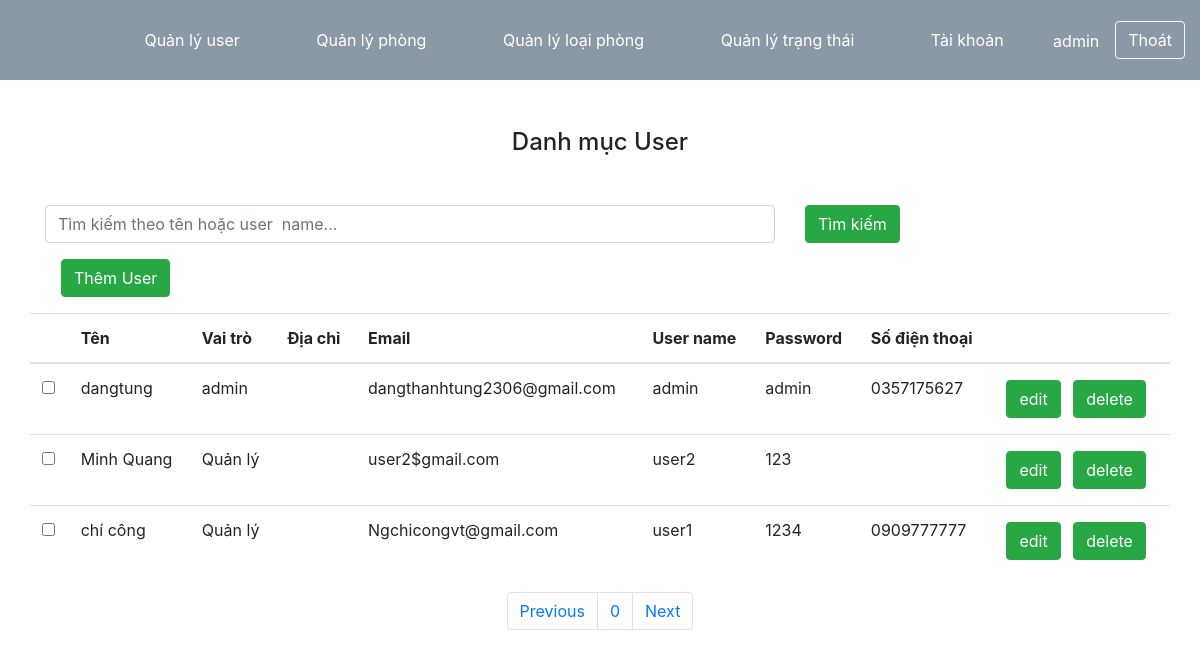
Page /admin/index.php (signed in) on the earlier database version.
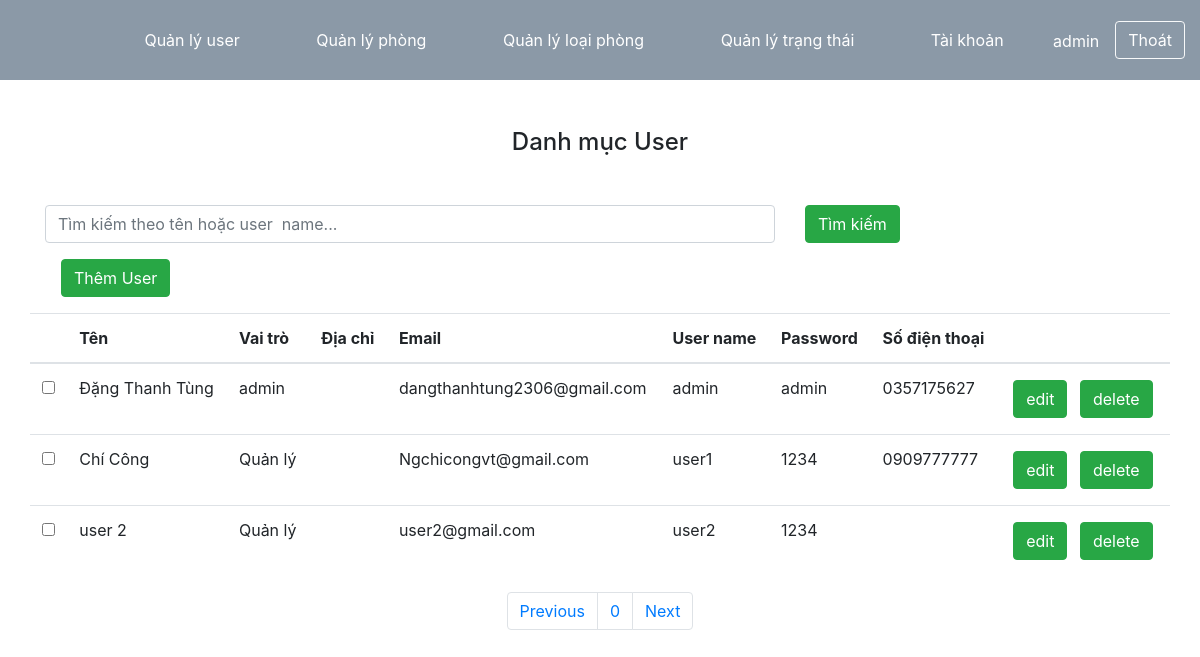
Same page on the later database version.
### tables this page shows
CREATE TABLE IF NOT EXISTS `user` (
  `ID` int NOT NULL AUTO_INCREMENT,
  `ten` varchar(255) DEFAULT NULL,
  `diachi` varchar(255) DEFAULT NULL,
  `email` varchar(255) NOT NULL,
  `user` varchar(255) NOT NULL,
  `pass` varchar(255) NOT NULL,
  `role` tinyint(1) NOT NULL DEFAULT '0',
  `sdt` varchar(20) NOT NULL,
  PRIMARY KEY (`ID`)
);

### admin/danhmucuser/docdsuser.php (called while the page is built, shortened)
<?php
	$u = new userModel();
	$dsrole = userModel::$dsrole;
	$key = "";
	$url_query = "";
	$page = 0;
	if(!isset($_GET['p']))
	{
		$page = 0;
	}
	else{
		$page = $_GET['p'];
		$url_query = $url_query."&p=".$_GET['p'];
	}
	$limit = 10;
	$count = 0;
	$dsuser = $u->phantrang($page,$key,$limit,$count);
	include('../lib/phantrang.php');
	$url = 'index.php?action=danhmucuser'.$url_query;
	$phantrang = phantrang($count,$url,$limit);
 ?>

### models/database.php (called while the page is built, shortened)
<?php
	class connect{
		public function get_data($sql)
		{
			$conn = mysqli_connect("localhost","root","","quanlykhachsan");
			$result = mysqli_query($conn,$sql);
			$arr = mysqli_fetch_all($result,MYSQLI_ASSOC);
			return $arr;
		}
	}
 ?>

### models/userModel.php (called while the page is built, shortened)
<?php
	class userModel extends connect
	{
		public function phantrang($p,$key,$limit,&$count)
		{
			$offset = $limit*$p;
			$sql = "select count(ID) as count from user where ten like '%$key%' or user like '%$key%';";
			$ds = $this->get_data($sql);
			$sql = "select * from user where ten like '%$key%' or user like '%$key%' ORDER BY role,ten LIMIT $limit OFFSET $offset;";
				$ds = $this->get_data($sql);
			return $ds;
		}
	}
 ?>

### admin/danhmucuser/load_danhmucuser.php (the view)
<div class="text-center m-5"><h4>Danh mục User</h4></div>
<form action="index.php?action=danhmucuser" method="get">
		<div class="row">
			<div class="col col-md-8">
				<input class="form-control" type="text" name="key" placeholder="Tìm kiếm theo tên hoặc user  name...">
			</div>
			<div class="col col-md-4"><input type="submit" class="btn btn-success" name="btn_timkiem" value="Tìm kiếm" name=""></div>
		</div>
	</form>
<a href="index.php?action=thongtinuser"><button type="submit" class="btn btn-success m-3">Thêm User</button></a>
<div class="row">
	<table class="table">
			  <thead>
			    <tr>
			      <th scope="col"></th>
					<th scope="col">Tên</th>
					<th scope="col">Vai trò</th>
					<th scope="col">Địa chỉ</th>
					<th scope="col">Email</th>
					<th scope="col">User name</th>
					<th scope="col">Password</th>
					<th scope="col">Số điện thoại</th>
					<th scope="col"></th>
			    </tr>
			  </thead>
			  <tbody>
			    <?php foreach ($dsuser as $key => $value): ?>
			    	<tr>
						<th><input type="checkbox" name=""></th>
						<td><?php echo $value["ten"] ?></td>
						<td>
							<?php
								foreach ($dsrole as $keyrole => $role) {
									if($role['id']==$value["role"])
									{
										echo $role['role'];
									}
								}
							 ?>
						</td>
						<td><?php echo $value["diachi"] ?></td>
						<td><?php echo $value["email"] ?></td>
						<td><?php echo $value["user"] ?></td>
						<td><?php echo $value["pass"] ?></td>
						<td><?php echo $value["sdt"] ?></td>
						<td>
							<?php
								$id_delete = "index.php?action=xoauser&id=".$value["ID"] ;
								$id_update = "index.php?action=suauser&id=".$value["ID"];
							?>
				      	<a href=<?php echo $id_update ?>><input type="button" class="btn btn-success m-1" name="" value="edit"></a>
				      	<a href=<?php echo $id_delete ?>><input type="button" class="btn btn-success m-1"  name="" value="delete"></a>
						</td>
					</tr>
			    <?php endforeach ?>
			  </tbody>
			</table>
</div>
<div class="text-center"><?php echo $phantrang ?></div>

### admin/index.php (shortened to what this page needs)
<?php
if(isset($_SESSION['role'])&&$_SESSION['role']==1)
{
	include "../models/database.php";
	include "../models/userModel.php";
	include("header.php");
	$action = "";
	switch ($action) {
		default:
			include "danhmucuser/docdsuser.php";
			include "danhmucuser/load_danhmucuser.php";
			break;
	}
	include("footer.php");
	}
	else{
		header('location: ../index');
	}
 ?>

### admin/header.php (shortened to what this page needs)
<!DOCTYPE html>
<html lang="en">
<head>
    <link rel="stylesheet" href="https://maxcdn.bootstrapcdn.com/bootstrap/4.1.0/css/bootstrap.min.css">
    <link rel="stylesheet" href="../css/style.css">
</head>
<body>
    <header>
        <div class="navbar mb-3 text-white">
            <div class="nav-menu">
            <li class="nav-item">
                            <a class="nav-link text-white" href="index.php?action=danhmucuser">Quản lý user</a>
                        </li>
                        <li class="nav-item">
                            <a class="nav-link text-white" href="index.php?action=danhmucphong">Quản lý phòng</a>
                        </li>
                        <li class="nav-item">
                            <a class="nav-link text-white" href="index.php?action=danhmucloaiphong">Quản lý loại phòng</a>
                        </li>
                        <li class="nav-item">
                            <a class="nav-link text-white" href="index.php?action=danhmuctrangthai">Quản lý trạng thái</a>
                        </li>
                        <li class="nav-item">
                            <a class="nav-link text-white" href="index.php?action=taikhoan">Tài khoản</a>
                        </li>
            </div>
            <div class="row">
                <span class="pt-2"><?php  echo $_SESSION['user'] ?></span><a class="ml-3" href="index?action=exitAdmin"><button class="btn btn-outline-light my-2 my-sm-0 text-white">
                    Thoát
                </button></a>
            </div>
        </div>
    </header>
    <div class="container">

### lib/phantrang.php
<?php
    function phantrang($count,$url,$limit){
        if($limit>0)
        {
          $sl_p = ceil($count/$limit);
          $phantrang = '<nav aria-label="Page navigation example">
                    <ul class="pagination justify-content-center">
                    <li class="page-item"><a class="page-link" href="">Previous</a></li>';
          for($i = 0;$i<$sl_p;$i++)
          {
            $phantrang.='<li class="page-item"><a class="page-link" href="'.$url.'&p='.$i.'">'.$i.'</a></li>';
          }
            $phantrang.='<li class="page-item"><a class="page-link" href="">Next</a></li>
                      </nav>';
          }
          return $phantrang;
    }
?>

### admin/footer.php (shortened to what this page needs)
</div>
</body>
</html>

### css/style.css (style rules this page uses)
* { margin: 0; padding: 0; box-sizing: border-box; list-style: none; text-decoration: none; }
.navbar { display: flex; justify-content: space-between; padding: 10px 30px; background-color: #8b99a7; position: sticky; }
.nav-menu li { display: inline-block; padding: 10px 20px; }
.nav-menu li a { color: white; }

Differences in the rows shown:
removed user: ten "Minh Quang", role "Quản lý", email "user2$gmail.com", user "user2", pass "123", shown under "Danh mục User"
changed user "dangthanhtung2306@gmail.com": ten "dangtung" → "Đặng Thanh Tùng"
changed user "Ngchicongvt@gmail.com": ten "chí công" → "Chí Công"
added user: ten "user 2", role "Quản lý", email "user2@gmail.com", user "user2", pass "1234", shown under "Danh mục User"
